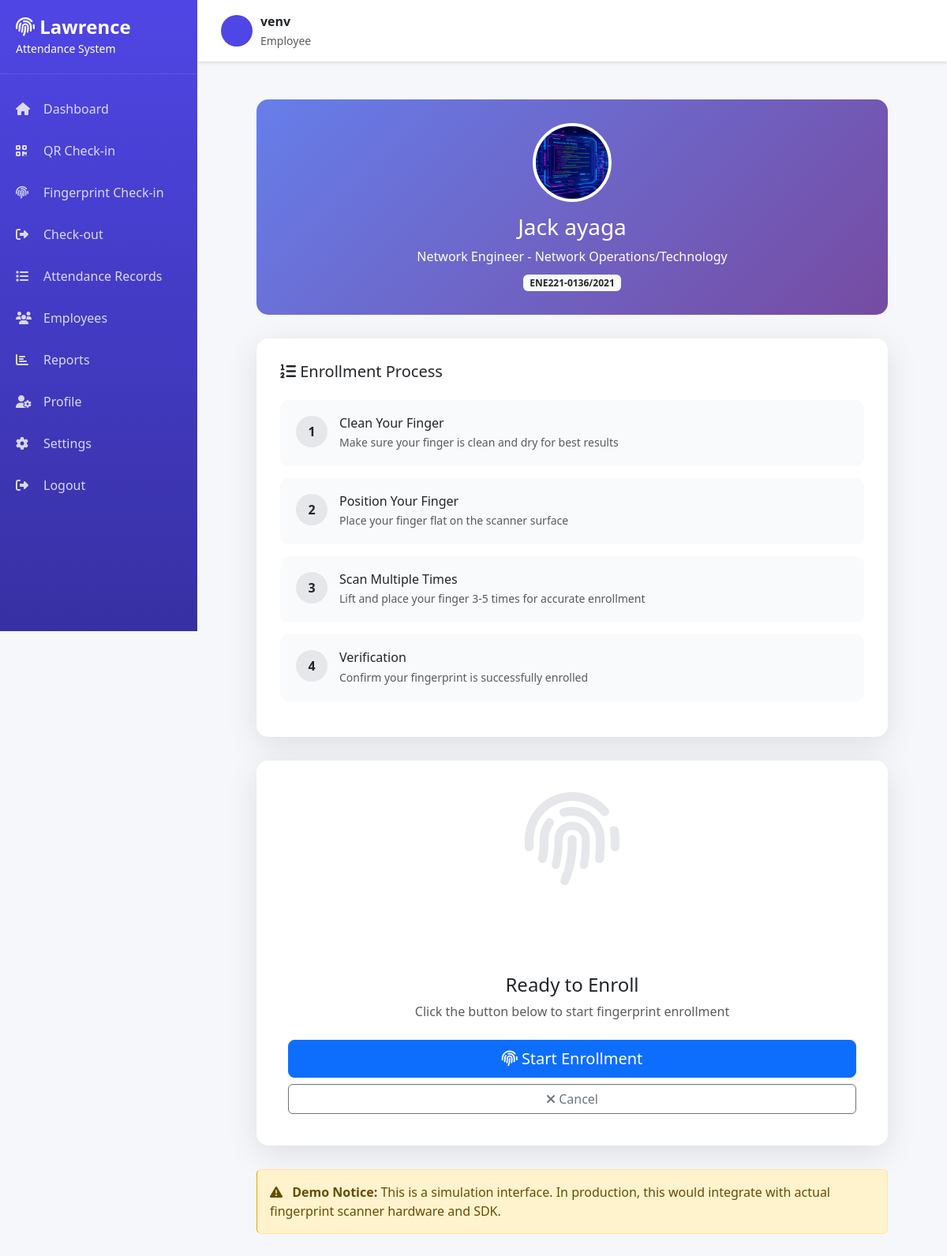
Page /employees/1/enroll-fingerprint/ (signed in) on the committed database.
### attendance/models.py (models this page shows, shortened)
class User(AbstractUser):
    ROLE_CHOICES = (
        ('admin', 'Administrator'),
        ('employee', 'Employee'),
    )
    role = models.CharField(max_length=20, choices=ROLE_CHOICES, default='employee')
    employee_id = models.CharField(max_length=50, unique=True, null=True, blank=True)
    phone = models.CharField(max_length=15, blank=True, null=True)
    profile_image = models.ImageField(upload_to='profiles/', null=True, blank=True)

class Employee(models.Model):
    user = models.OneToOneField(User, on_delete=models.CASCADE, related_name='employee_profile')
    department = models.ForeignKey(Department, on_delete=models.SET_NULL, null=True, blank=True)
    position = models.CharField(max_length=100, blank=True, null=True)
    qr_code = models.ImageField(upload_to='qr_codes/', blank=True, null=True)
    qr_code_data = models.CharField(max_length=255, unique=True, blank=True, null=True)
    fingerprint_data = models.TextField(blank=True, null=True)
    fingerprint_enrolled = models.BooleanField(default=False)
    is_active = models.BooleanField(default=True)
    date_joined = models.DateField(auto_now_add=True)

class Department(models.Model):
    name = models.CharField(max_length=100)
    description = models.TextField(blank=True, null=True)
    created_at = models.DateTimeField(auto_now_add=True)

### attendance/views.py (the view, shortened to what this page needs)
# urls.py: path('employees/<int:pk>/enroll-fingerprint/', views.enroll_fingerprint, name='enroll_fingerprint'),
@login_required
def enroll_fingerprint(request, pk):
    employee = get_object_or_404(Employee, pk=pk)
    context = {'employee': employee}
    return render(request, 'attendance/enroll_fingerprint.html', context)

### templates/attendance/enroll_fingerprint.html (shortened to what this page needs)
{% extends 'attendance/base.html' %}
{% load static %}
{% block content %}
<div class="container py-5">
    <div class="enrollment-container">
        <div class="employee-info-card">
            <img src="{% if employee.user.profile_image %}{{ employee.user.profile_image.url }}{% else %}{% static 'img/default-avatar.png' %}{% endif %}"
                 class="employee-avatar-large"
                 alt="{{ employee.user.get_full_name }}">
            <h3>{{ employee.user.get_full_name }}</h3>
            <p class="mb-2">{{ employee.position }} - {{ employee.department.name|default:"N/A" }}</p>
            <span class="badge bg-light text-dark">{{ employee.user.employee_id }}</span>
        </div>
        <div class="enrollment-steps">
            <h5 class="mb-4"><i class="fas fa-list-ol"></i> Enrollment Process</h5>
            <div class="step" id="step-1">
                <div class="step-number">1</div>
                <div class="flex-grow-1">
                    <h6 class="mb-1">Clean Your Finger</h6>
                    <p class="text-muted mb-0 small">Make sure your finger is clean and dry for best results</p>
                </div>
            </div>
            <div class="step" id="step-2">
                <div class="step-number">2</div>
                <div class="flex-grow-1">
                    <h6 class="mb-1">Position Your Finger</h6>
                    <p class="text-muted mb-0 small">Place your finger flat on the scanner surface</p>
                </div>
            </div>
            <div class="step" id="step-3">
                <div class="step-number">3</div>
                <div class="flex-grow-1">
                    <h6 class="mb-1">Scan Multiple Times</h6>
                    <p class="text-muted mb-0 small">Lift and place your finger 3-5 times for accurate enrollment</p>
                </div>
            </div>
            <div class="step" id="step-4">
                <div class="step-number">4</div>
                <div class="flex-grow-1">
                    <h6 class="mb-1">Verification</h6>
                    <p class="text-muted mb-0 small">Confirm your fingerprint is successfully enrolled</p>
                </div>
            </div>
        </div>
        <div class="scanner-area">
            <div class="fingerprint-animation" id="fingerprint-animation">
                <i class="fas fa-fingerprint fingerprint-icon"></i>
            </div>
            <h4 id="scanner-title">Ready to Enroll</h4>
            <p class="text-muted" id="scanner-instruction">Click the button below to start fingerprint enrollment</p>
            <form method="post" id="enrollment-form">
                <div class="d-grid gap-2 mt-4">
                    <button type="button"
                            class="btn btn-primary btn-lg"
                            id="start-scan-btn"
                            onclick="startEnrollment()">
                        <i class="fas fa-fingerprint"></i> Start Enrollment
                    </button>
                    <button type="button"
                            class="btn btn-outline-secondary"
                            id="cancel-btn"
                            onclick="cancelEnrollment()">
                        <i class="fas fa-times"></i> Cancel
                    </button>
                </div>
            </form>
        </div>
        <div class="alert alert-warning">
            <i class="fas fa-exclamation-triangle me-2"></i>
            <strong>Demo Notice:</strong> This is a simulation interface. In production, this would integrate with actual fingerprint scanner hardware and SDK.
        </div>
    </div>
</div>
{% endblock %}

### templates/attendance/base.html (shortened to what this page needs)
{% load static %}
<!DOCTYPE html>
<html lang="en">
<head>
    <link href="https://cdn.jsdelivr.net/npm/bootstrap@5.3.0/dist/css/bootstrap.min.css" rel="stylesheet">
    <link rel="stylesheet" href="https://cdnjs.cloudflare.com/ajax/libs/font-awesome/6.4.0/css/all.min.css">
</head>
<body>
    <aside class="sidebar" id="sidebar">
        <div class="sidebar-brand">
            <h4><i class="fas fa-fingerprint"></i> Lawrence</h4>
            <small>Attendance System</small>
        </div>
        <ul class="sidebar-menu">
            <li>
                <a href="{% url 'attendance:dashboard' %}" class="{% if request.resolver_match.url_name == 'dashboard' %}active{% endif %}">
                    <i class="fas fa-home"></i> Dashboard
                </a>
            </li>
            <li>
                <a href="{% url 'attendance:check_in_qr' %}">
                    <i class="fas fa-qrcode"></i> QR Check-in
                </a>
            </li>
            <li>
                <a href="{% url 'attendance:check_in_fingerprint' %}">
                    <i class="fas fa-fingerprint"></i> Fingerprint Check-in
                </a>
            </li>
            <li>
                <a href="{% url 'attendance:check_out' %}">
                    <i class="fas fa-sign-out-alt"></i> Check-out
                </a>
            </li>
            <li>
                <a href="{% url 'attendance:attendance_records' %}" class="{% if request.resolver_match.url_name == 'attendance_records' %}active{% endif %}">
                    <i class="fas fa-list"></i> Attendance Records
                </a>
            </li>
            <li>
                <a href="{% url 'attendance:employee_list' %}" class="{% if request.resolver_match.url_name == 'employee_list' %}active{% endif %}">
                    <i class="fas fa-users"></i> Employees
                </a>
            </li>
            <li>
                <a href="{% url 'attendance:reports' %}" class="{% if request.resolver_match.url_name == 'reports' %}active{% endif %}">
                    <i class="fas fa-chart-bar"></i> Reports
                </a>
            </li>
            {% if user.is_authenticated %}
            <li>
                <a href="{% url 'attendance:profile' %}" class="{% if request.resolver_match.url_name == 'profile' %}active{% endif %}">
                    <i class="fas fa-user-cog"></i> Profile
                </a>
            </li>
            {% endif %}
            <li>
                <a href="#">
                    <i class="fas fa-cog"></i> Settings
                </a>
            </li>
            <li>
                <form method="post" action="{% url 'logout' %}" class="logout-form">
                    <button type="submit" class="logout-btn">
                        <i class="fas fa-sign-out-alt"></i> Logout
                    </button>
                </form>
            </li>
        </ul>
    </aside>
    <div class="main-content">
        <div class="topbar">
            <div class="user-info">
                {% if user.is_authenticated %}
                <div class="user-avatar">
                </div>
                <div>
                    <div class="fw-semibold">{{ user.get_full_name|default:user.username }}</div>
                    <small class="text-muted">
                        {% if user.role %}
                            {{ user.role|title }}
                        {% else %}
                            Employee
                        {% endif %}
                    </small>
                </div>
                {% endif %}
            </div>
        </div>
        {% block content %}{% endblock %}
    </div>
</body>
</html>

### templates/attendance/base.html (style rules this page uses)
:root { --primary-color: #4F46E5; --secondary-color: #10B981; --sidebar-width: 250px; }
body { font-family: 'Segoe UI', Tahoma, Geneva, Verdana, sans-serif; background-color: #f5f7fa; }
.sidebar { position: fixed; top: 0; left: 0; height: 100vh; width: var(--sidebar-width); background: linear-gradient(180deg, #4F46E5 0%, #3730A3 100%); color: white; padding: 20px 0; z-index: 1000; overflow-y: auto; }
.sidebar-brand { padding: 0 20px 20px; border-bottom: 1px solid rgba(255,255,255,0.1); margin-bottom: 20px; }
.sidebar-brand h4 { margin: 0; font-weight: 600; }
.sidebar-menu { list-style: none; padding: 0; margin: 0; }
.sidebar-menu li { margin: 5px 0; }
.sidebar-menu a { display: flex; align-items: center; padding: 12px 20px; color: rgba(255,255,255,0.8); text-decoration: none; transition: all 0.3s; }
.sidebar-menu i { width: 25px; margin-right: 10px; }
.main-content { margin-left: var(--sidebar-width); min-height: 100vh; }
.topbar { background: white; padding: 15px 30px; box-shadow: 0 2px 4px rgba(0,0,0,0.1); display: flex; justify-content: space-between; align-items: center; }
.user-info { display: flex; align-items: center; gap: 10px; }
.user-avatar { width: 40px; height: 40px; border-radius: 50%; background: var(--primary-color); display: flex; align-items: center; justify-content: center; color: white; font-weight: bold; }
.alert-warning { border-left-color: #F59E0B; }
.logout-form { display: block; width: 100%; }
.logout-btn { display: flex; align-items: center; width: 100%; padding: 12px 20px; background: none; border: none; color: rgba(255,255,255,0.8); text-decoration: none; transition: all 0.3s; text-align: left; cursor: pointer; }
.logout-btn i { width: 25px; margin-right: 10px; }

### templates/attendance/enroll_fingerprint.html (style rules this page uses)
.enrollment-container { max-width: 800px; margin: 0 auto; }
.employee-info-card { background: linear-gradient(135deg, #667eea 0%, #764ba2 100%); color: white; padding: 30px; border-radius: 15px; margin-bottom: 30px; text-align: center; }
.employee-avatar-large { width: 100px; height: 100px; border-radius: 50%; border: 4px solid white; margin-bottom: 15px; }
.enrollment-steps { background: white; border-radius: 15px; padding: 30px; box-shadow: 0 10px 40px rgba(0,0,0,0.1); margin-bottom: 30px; }
.step { display: flex; align-items: start; padding: 20px; margin-bottom: 15px; border-radius: 10px; background: #f9fafb; transition: all 0.3s; }
.step-number { width: 40px; height: 40px; border-radius: 50%; background: #e5e7eb; display: flex; align-items: center; justify-content: center; font-weight: bold; margin-right: 15px; flex-shrink: 0; }
.scanner-area { background: white; border-radius: 15px; padding: 40px; text-align: center; box-shadow: 0 10px 40px rgba(0,0,0,0.1); margin-bottom: 30px; }
.fingerprint-animation { width: 200px; height: 200px; margin: 0 auto 30px; position: relative; }
.fingerprint-icon { font-size: 120px; color: #e5e7eb; transition: all 0.3s; }

### rows in the picture
User: get_full_name "venv", role "Employee"
Employee: user.profile_image (picture), user.get_full_name "Jack ayaga", position "Network Engineer", department.name "Network Operations/Technology", user.employee_id "ENE221-0136/2021"
